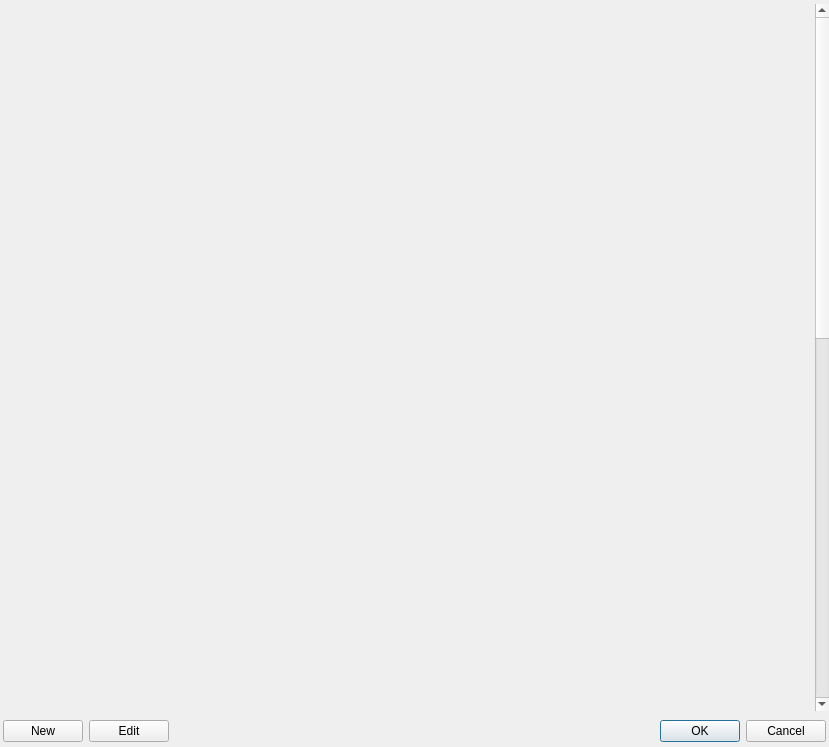
<?xml version="1.0" encoding="UTF-8"?>
<ui version="4.0">
 <class>SelectionDialog</class>
 <widget class="QDialog" name="SelectionDialog">
  <property name="geometry">
   <rect>
    <x>0</x>
    <y>0</y>
    <width>829</width>
    <height>747</height>
   </rect>
  </property>
  <property name="windowTitle">
   <string>Select</string>
  </property>
  <layout class="QGridLayout" name="gridLayout">
   <property name="leftMargin">
    <number>0</number>
   </property>
   <property name="topMargin">
    <number>4</number>
   </property>
   <property name="rightMargin">
    <number>0</number>
   </property>
   <property name="bottomMargin">
    <number>2</number>
   </property>
   <item row="0" column="0">
    <widget class="QScrollArea" name="scrollArea">
     <property name="frameShape">
      <enum>QFrame::NoFrame</enum>
     </property>
     <property name="frameShadow">
      <enum>QFrame::Plain</enum>
     </property>
     <property name="widgetResizable">
      <bool>true</bool>
     </property>
     <widget class="SelectWidget" name="selectWidget">
      <property name="geometry">
       <rect>
        <x>0</x>
        <y>0</y>
        <width>815</width>
        <height>1500</height>
       </rect>
      </property>
      <property name="sizePolicy">
       <sizepolicy hsizetype="MinimumExpanding" vsizetype="MinimumExpanding">
        <horstretch>0</horstretch>
        <verstretch>0</verstretch>
       </sizepolicy>
      </property>
      <property name="minimumSize">
       <size>
        <width>450</width>
        <height>1500</height>
       </size>
      </property>
      <layout class="QVBoxLayout">
       <property name="leftMargin">
        <number>0</number>
       </property>
       <property name="topMargin">
        <number>0</number>
       </property>
       <property name="rightMargin">
        <number>0</number>
       </property>
       <property name="bottomMargin">
        <number>0</number>
       </property>
      </layout>
     </widget>
    </widget>
   </item>
   <item row="1" column="0">
    <widget class="QWidget" name="buttonBar" native="true">
     <layout class="QHBoxLayout" name="horizontalLayout">
      <property name="leftMargin">
       <number>3</number>
      </property>
      <property name="topMargin">
       <number>3</number>
      </property>
      <property name="rightMargin">
       <number>3</number>
      </property>
      <property name="bottomMargin">
       <number>3</number>
      </property>
      <item>
       <widget class="QPushButton" name="newButton">
        <property name="text">
         <string>New</string>
        </property>
       </widget>
      </item>
      <item>
       <widget class="QPushButton" name="editButton">
        <property name="text">
         <string>Edit</string>
        </property>
       </widget>
      </item>
      <item>
       <widget class="QDialogButtonBox" name="buttonBox">
        <property name="orientation">
         <enum>Qt::Horizontal</enum>
        </property>
        <property name="standardButtons">
         <set>QDialogButtonBox::Cancel|QDialogButtonBox::Ok</set>
        </property>
       </widget>
      </item>
     </layout>
    </widget>
   </item>
  </layout>
 </widget>
 <customwidgets>
  <customwidget>
   <class>SelectWidget</class>
   <extends>QWidget</extends>
   <header>selectwidget.h</header>
   <container>1</container>
  </customwidget>
 </customwidgets>
 <resources/>
 <connections>
  <connection>
   <sender>buttonBox</sender>
   <signal>accepted()</signal>
   <receiver>SelectionDialog</receiver>
   <slot>accept()</slot>
   <hints>
    <hint type="sourcelabel">
     <x>343</x>
     <y>470</y>
    </hint>
    <hint type="destinationlabel">
     <x>157</x>
     <y>274</y>
    </hint>
   </hints>
  </connection>
  <connection>
   <sender>buttonBox</sender>
   <signal>rejected()</signal>
   <receiver>SelectionDialog</receiver>
   <slot>reject()</slot>
   <hints>
    <hint type="sourcelabel">
     <x>411</x>
     <y>470</y>
    </hint>
    <hint type="destinationlabel">
     <x>286</x>
     <y>274</y>
    </hint>
   </hints>
  </connection>
 </connections>
</ui>
